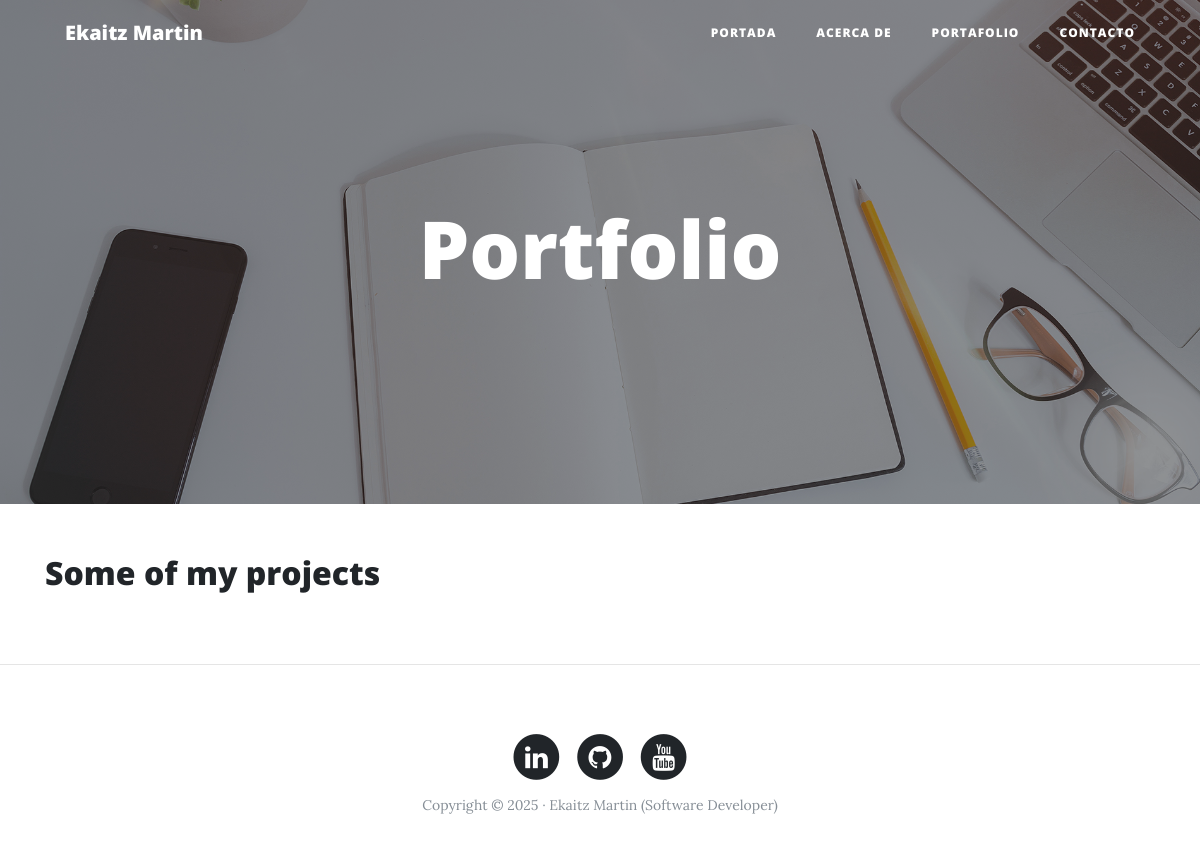
/portfolio/, run on an earlier commit of the app's database.
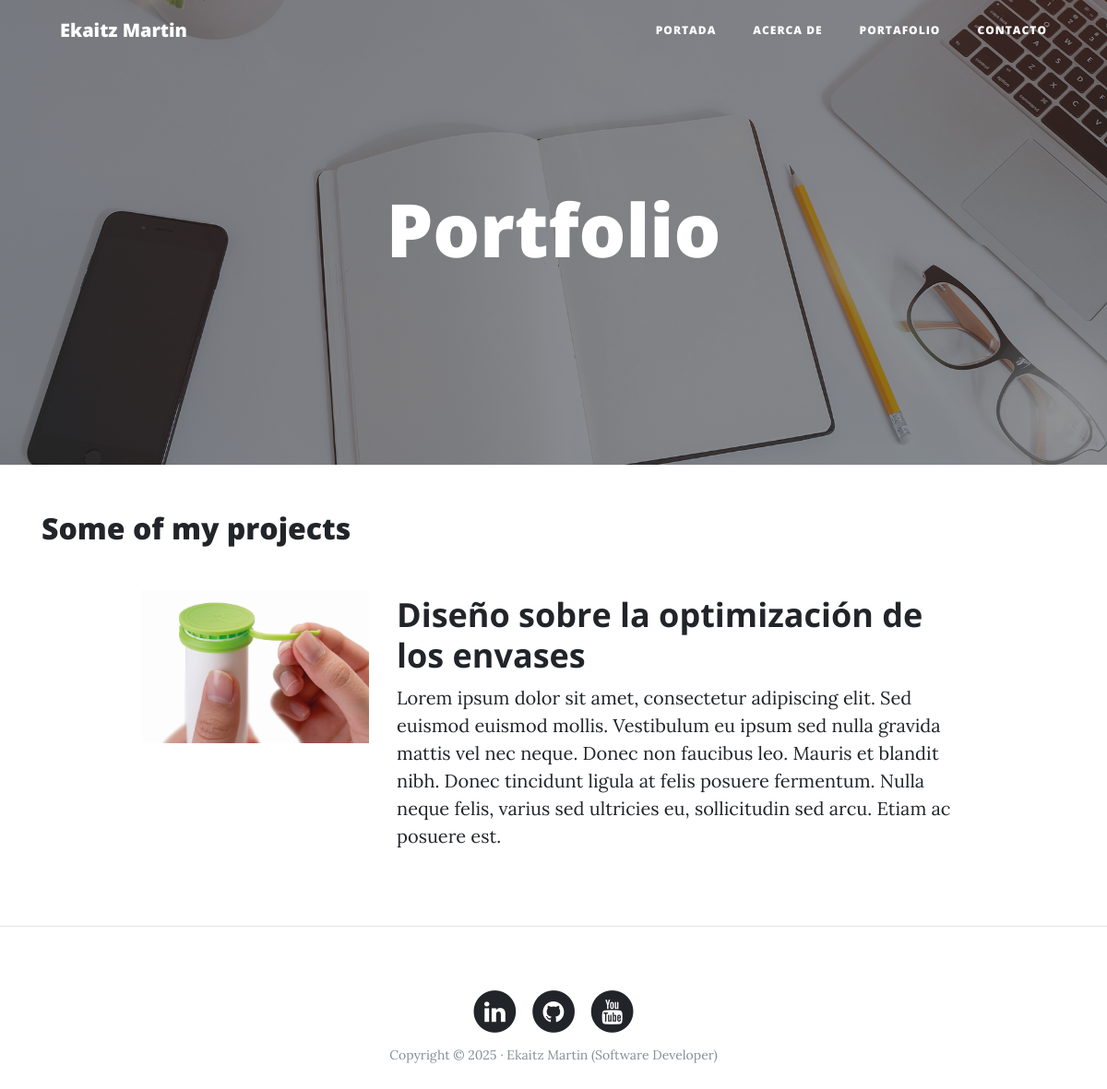
And on a later commit of the database.
### portfolio/models.py (models this page shows, shortened)
class Project(models.Model):
    title = models.CharField(max_length= 200)
    description = models. TextField()
    image = models.ImageField(upload_to="projects")#le digo que cree la carpeta projects para que guarde las imgs
    created = models.DateTimeField(auto_now_add=True)#Este se ejecuta solo la primera vez(al crearse)
    updated = models.DateTimeField(auto_now= True)#Este se ejecuta cada vez que se actualiza una instancia
    url = models.URLField(blank=True, null=True)
    class Meta():#para añadir configuraciones extendidas
        ordering = ["-created"]#La lista es por si lo quiero ordenar en base a más cosas, con el signo de menos logro ordenarlo de más nuevo a más viejo

### portfolio/views.py (the view)
# urls.py: path("portfolio/", portfolio_views.portfolio, name="portfolio"),
def portfolio(request):
    projects = Project.objects.all()#Para listar todos los obejtos dentro del modelo Project
    return render(request, "portfolio/portfolio.html",{"projects":projects})

### portfolio/templates/portfolio/portfolio.html (shortened to what this page needs)
{% extends "core/base.html" %}
{% block background %}{% load static %}{% static 'core/img/portfolio-bg.jpg' %}{% endblock %}
{% block headers %}
    <h1>Portfolio</h1>
{% endblock %}
{% block content %}
<h2>Some of my projects</h2>
	{% for project in projects %}
		<div class="container">
				<div class="row project">
					<div class="col-lg-3 col-md-4 offset-lg-1">
						<img class="img-fluid" src=" {{project.image.url}} " alt="">
					</div>
					<div class="col-lg-7 col-md-8">
						<h2 class="section-heading title">{{project.title}}</h2>
					<p>{{project.description}}</p>
					</div>
				</div>
		</div>
	{% endfor %}
{% endblock %}

### core/templates/core/base.html (shortened to what this page needs)
<!DOCTYPE html>
<html lang="es">
  <head>
    {% load static %}
    <link href="{% static 'core/vendor/bootstrap/css/bootstrap.min.css' %}" rel="stylesheet">
    <link href="{% static 'core/vendor/font-awesome/css/font-awesome.min.css' %}" rel="stylesheet" type="text/css">
    <link href="{% static 'core/css/clean-blog.min.css' %}" rel="stylesheet">
  </head>
  <body>
    <nav class="navbar navbar-expand-lg navbar-light fixed-top" id="mainNav">
      <div class="container">
        <a class="navbar-brand" href="{% url 'home' %}">Ekaitz Martin</a>
        <div class="collapse navbar-collapse" id="navbarResponsive">
          <ul class="navbar-nav ml-auto">
            <li class="nav-item">
              <a class="nav-link" href="{% url 'home' %}">Portada</a>
            </li>
            <li class="nav-item">
              <a class="nav-link" href="{% url 'about-me' %}">Acerca de</a>
            </li>
            <li class="nav-item">
              <a class="nav-link" href="{% url 'portfolio' %}">Portafolio</a>
            </li>
            <li class="nav-item">
              <a class="nav-link" href="{% url 'contact' %}">Contacto</a>
            </li>
          </ul>
        </div>
      </div>
    </nav>
    <header class="masthead" style="background-image: url('{% block background %}{% endblock %}')">
      <div class="overlay"></div>
      <div class="container">
        <div class="row">
          <div class="col-lg-8 col-md-10 mx-auto">
            <div class="site-heading">
                {% block headers %}{% endblock %}
            </div>
          </div>
        </div>
      </div>
    </header>
    <div class="container">
        {% block content %}{% endblock %}
    </div>
    {% if request.path != "/" %}
     <hr>
    {% endif %}
    <footer>
      <div class="container">
        <div class="row">
          <div class="col-lg-8 col-md-10 mx-auto">
            <ul class="list-inline text-center">
              <li class="list-inline-item">
                <a href="https://www.linkedin.com/in/ekaitz-martin-23367727a/">
                  <span class="fa-stack fa-lg">
                    <i class="fa fa-circle fa-stack-2x"></i>
                    <i class="fa fa-linkedin fa-stack-1x fa-inverse"></i>
                  </span>
                </a>
              </li>
              <li class="list-inline-item">
                <a href="https://github.com/eekaa29">
                  <span class="fa-stack fa-lg">
                    <i class="fa fa-circle fa-stack-2x"></i>
                    <i class="fa fa-github fa-stack-1x fa-inverse"></i>
                  </span>
                </a>
              </li>
              <li class="list-inline-item">
                <a href="https://www.youtube.com/@EkaitzMartin29">
                  <span class="fa-stack fa-lg">
                    <i class="fa fa-circle fa-stack-2x"></i>
                    <i class="fa fa-youtube fa-stack-1x fa-inverse"></i>
                  </span>
                </a>
              </li>
            </ul>
            <p class="copyright text-muted">Copyright &copy; 2025 · Ekaitz Martin (Software Developer) </p>
          </div>
        </div>
      </div>
    </footer>
  </body>
</html>

What changed in the data, as far as the page shows it:
added Project: image (picture), title "Diseño sobre la optimización de los envases", description "Lorem ipsum dolor sit amet, consectetur adipiscing elit. Sed euismod euismod mollis. Vestibulum eu ipsum sed nulla gravida mattis vel nec neque. Donec non faucibus leo. Mauris et blandit nibh. Donec tincidunt ligula at felis posuere fermentum. Nulla neque felis, varius sed ultricies eu, sollicitudin sed arcu. Etiam ac posuere est."
